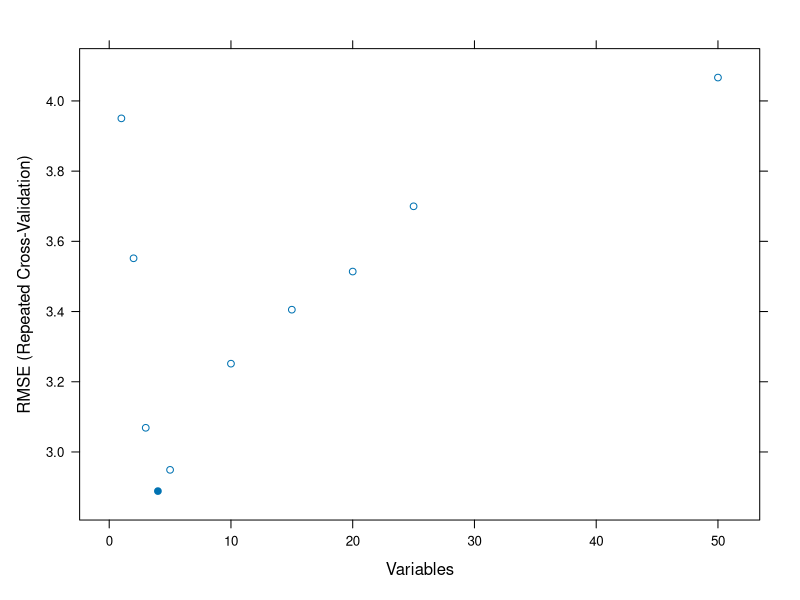
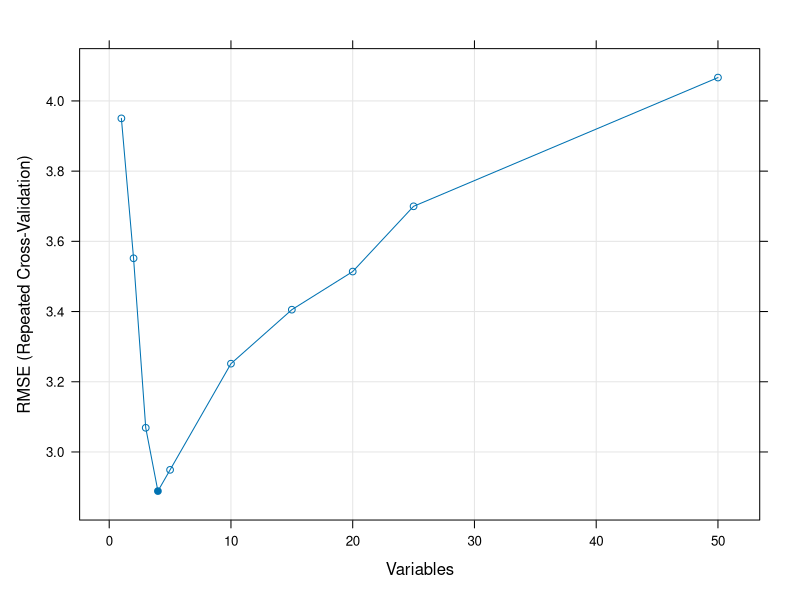
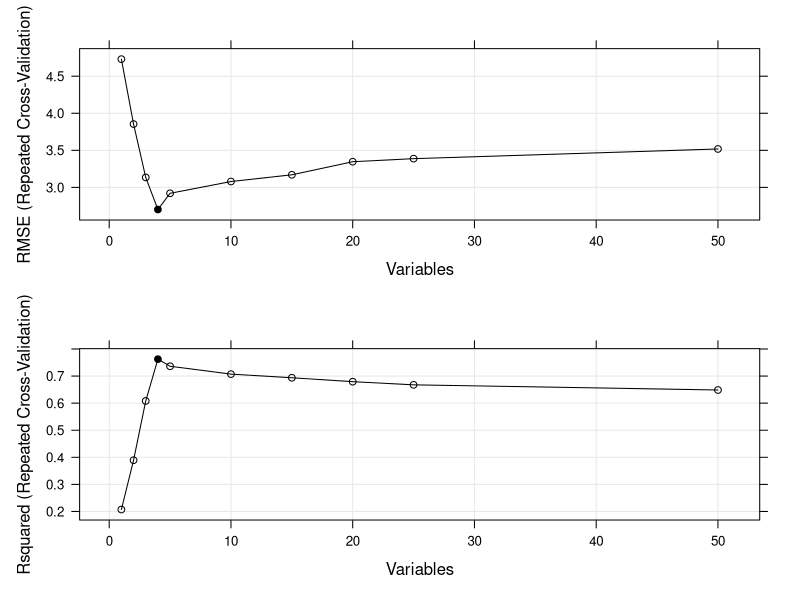
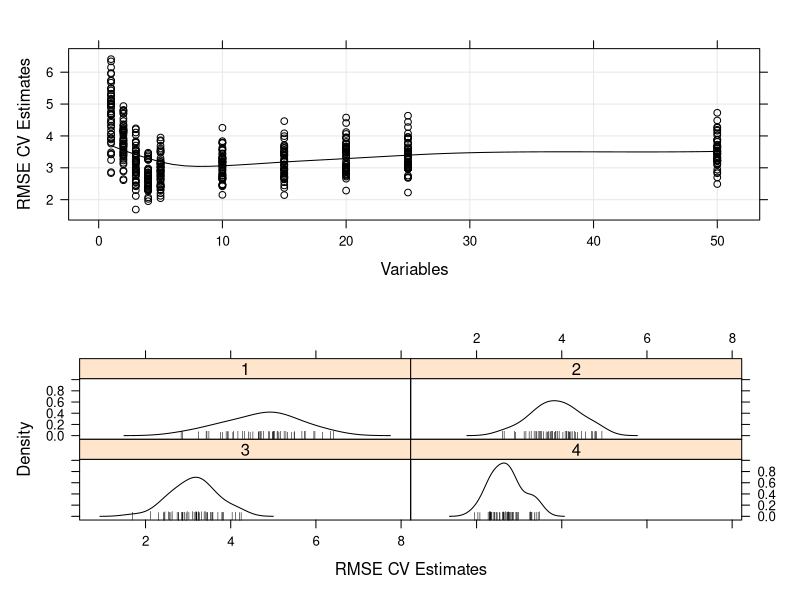

Generate these figures, in order, with R:
rm(list=ls())
library(caret)
library(mlbench)
library(Hmisc)
library(randomForest)

# DGP: 5 true + 45 pure noise variables
n <- 100
p <- 40
sigma <- 1
set.seed(1)
sim <- mlbench.friedman1(n, sd = sigma)
colnames(sim$x) <- c(paste("real", 1:5, sep = ""),
                     paste("bogus", 1:5, sep = ""))
bogus <- matrix(rnorm(n * p), nrow = n)
colnames(bogus) <- paste("bogus", 5+(1:ncol(bogus)), sep = "")
x <- cbind(sim$x, bogus)
y <- sim$y

# predictors centered and scaled
normalization <- preProcess(x)
x <- predict(normalization, x)
x <- as.data.frame(x)
subsets <- c(1:5, 10, 15, 20, 25)

# Fit linear model
set.seed(10)

ctrl <- rfeControl(functions = lmFuncs,
                   method = "repeatedcv",
                   repeats = 5, # do 5 cv's
                   number = 10, # this is default 10-fold cv
                   verbose = TRUE) # FALSE if don't want too much output

lmProfile <- rfe(x, y,
                 sizes = subsets,
                 rfeControl = ctrl)

lmProfile # this is a list

# Variable names that are picked in the final model
predictors(lmProfile)

# Coefficients in the final model
lmProfile$fit 

# Resample 
head(lmProfile$resample)

# Visualize results
plot(lmProfile)
#trellis.par.set(caretTheme())
plot(lmProfile, type = c("g", "o"))

## Random Forest
# Helper functions, simple version of rfFuncs
rfRFE <-  list(summary = defaultSummary,
               fit = function(x, y, first, last, ...){
                 library(randomForest)
                 randomForest(x, y, importance = first, ...)
                 },
               pred = function(object, x)  predict(object, x),
               rank = function(object, x, y) {
                 vimp <- varImp(object)
                 vimp <- vimp[order(vimp$Overall,decreasing = TRUE),,drop = FALSE]
                 vimp$var <- rownames(vimp)                  
                 vimp
                 },
               selectSize = pickSizeBest,
               selectVar = pickVars)
# `summary' function(obs, pred) to compute performance metrics
rfRFE$summary # defaultSummary or twoClassSummary (for classification with two classes)

# `fit' function trains the model, first=all variables, last=final set
rfRFE$fit

# `pred' function 
rfRFE$pred

# `rank' function returns varImportance ranking
rfRFE$rank

# `selectSize` function: pickSizeBest or pickSizeTolerance
rfRFE$selectSize

# `selectVar' returns variable names ranked
rfRFE$selectVar

# Example usage
ctrl$functions <- rfRFE
ctrl$returnResamp <- "all"
set.seed(10)
rfProfile <- rfe(x, y, sizes = subsets, rfeControl = ctrl)
rfProfile

# Visualizing resampling profile
trellis.par.set(caretTheme())
plot1 <- plot(rfProfile, type = c("g", "o"))
plot2 <- plot(rfProfile, type = c("g", "o"), metric = "Rsquared")
print(plot1, split=c(1,1,1,2), more=TRUE)
print(plot2, split=c(1,2,1,2))

# density plot
plot1 <- xyplot(rfProfile, 
                type = c("g", "p", "smooth"), 
                ylab = "RMSE CV Estimates")
plot2 <- densityplot(rfProfile, 
                     subset = Variables < 5, 
                     adjust = 1.25, 
                     as.table = TRUE, 
                     xlab = "RMSE CV Estimates", 
                     pch = "|")
print(plot1, split=c(1,1,1,2), more=TRUE)
print(plot2, split=c(1,2,1,2))
